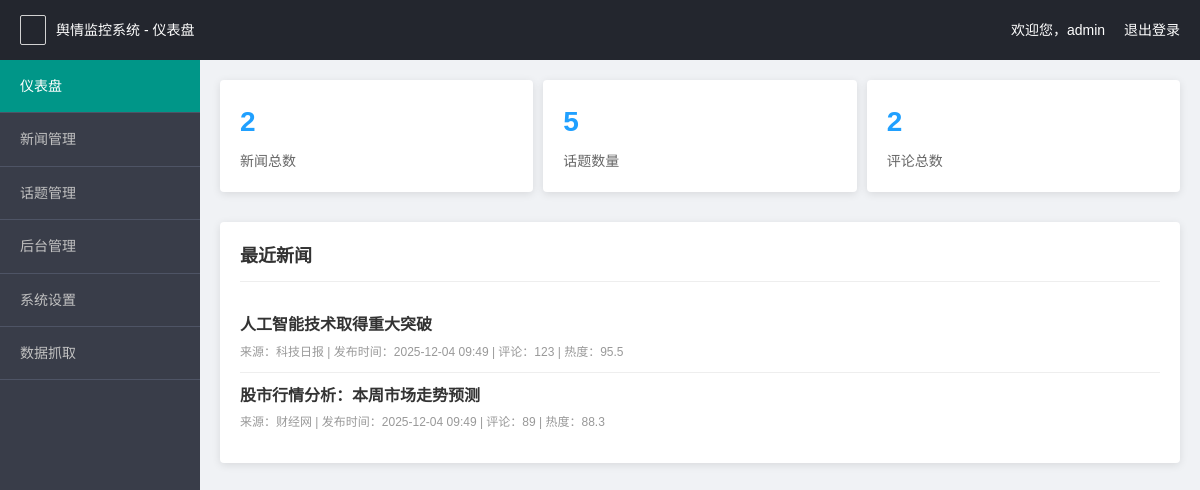
Page /dashboard (signed in) on the earlier database version.
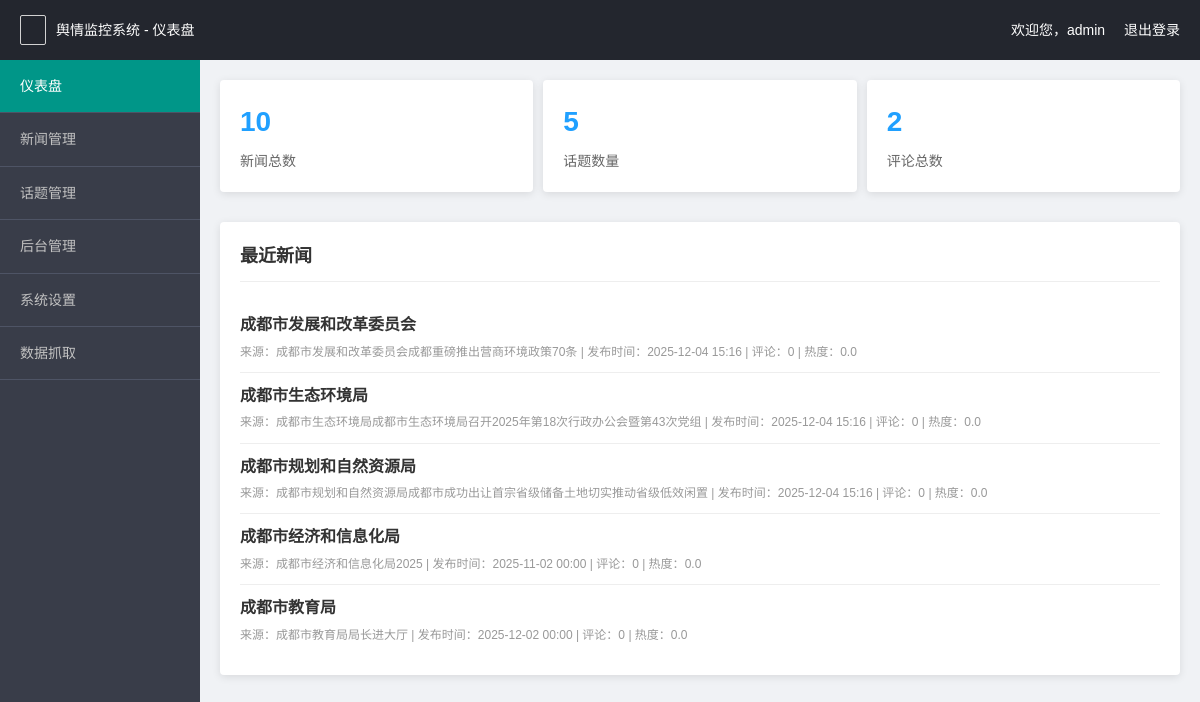
Same page on the later database version.
### app/models.py (models this page shows, shortened)
class News(db.Model):
    id = db.Column(db.Integer, primary_key=True)
    title = db.Column(db.String(256), nullable=False)
    content = db.Column(db.Text)
    source = db.Column(db.String(128))
    url = db.Column(db.String(512))
    cover = db.Column(db.String(512))  # 封面图片URL
    publish_time = db.Column(db.DateTime)
    crawl_time = db.Column(db.DateTime, default=datetime.utcnow)
    sentiment_score = db.Column(db.Float, default=0.0)
    heat_score = db.Column(db.Float, default=0.0)
    comments_count = db.Column(db.Integer, default=0)
    views_count = db.Column(db.Integer, default=0)
    is_processed = db.Column(db.Boolean, default=False)
    topics = db.relationship('Topic', secondary=news_topics, lazy='dynamic',
                           backref=db.backref('news_list', lazy='dynamic'))
    comments = db.relationship('Comment', backref='news', lazy='dynamic')

### app/main/routes.py (the view)
@bp.route('/dashboard')
@login_required
def dashboard():
    total_news = News.query.count()
    total_topics = Topic.query.count()
    total_comments = Comment.query.count()
    recent_news = News.query.order_by(News.crawl_time.desc()).limit(5).all()
    return render_template('dashboard.html',
                         total_news=total_news,
                         total_topics=total_topics,
                         total_comments=total_comments,
                         recent_news=recent_news)

### app/__init__.py (called while the page is built)
def create_app(config_name=None):
    app = Flask(__name__, instance_relative_config=True)
    app.config['SECRET_KEY'] = os.getenv('SECRET_KEY', 'dev_key_change_in_production')
    app.config['SQLALCHEMY_DATABASE_URI'] = os.getenv('DATABASE_URL', 'sqlite:///app.db')
    app.config['SQLALCHEMY_TRACK_MODIFICATIONS'] = False
    app.config['APP_NAME'] = os.getenv('APP_NAME', '舆情系统')
    app.config['APP_VERSION'] = os.getenv('APP_VERSION', '1.0.0')
    db.init_app(app)
    migrate.init_app(app, db)
    login_manager.init_app(app)
    from app.main import bp as main_bp
    app.register_blueprint(main_bp)
    from app.models import User, Role, News, Topic, Comment, SystemSetting, Monitor
    @login_manager.user_loader
    def load_user(user_id):
        return User.query.get(int(user_id))
    return app

### app/models.py (called while the page is built)
    def has_role(self, role_name):
        if self.role:
            return self.role.name == role_name
        return False

### templates/dashboard.html (shortened to what this page needs)
<!DOCTYPE html>
<html lang="zh-CN">
<head>
    <link rel="stylesheet" href="{{ url_for('static', filename='layui/css/layui.css') }}">
</head>
<body>
    <div class="header">
        <div style="display: flex; align-items: center;">
            <button class="layui-btn layui-btn-primary layui-btn-sm" id="menu-toggle" style="margin-right: 10px;">
                <i class="layui-icon layui-icon-menu"></i>
            </button>
            舆情监控系统 - 仪表盘
        </div>
        <div class="user-info">
            <span>欢迎您，{{ current_user.username }}</span>
            <a href="{{ url_for('main.logout') }}" style="margin-left: 15px; color: white; text-decoration: none;">退出登录</a>
        </div>
    </div>
    <div class="container">
        <div class="sidebar">
            <ul>
                <li><a href="{{ url_for('main.dashboard') }}" class="active">仪表盘</a></li>
                <li><a href="{{ url_for('main.news_list') }}">新闻管理</a></li>
                <li><a href="{{ url_for('main.topic_list') }}">话题管理</a></li>
                {% if current_user.has_role('admin') %}
                <li><a href="{{ url_for('main.admin_management') }}">后台管理</a></li>
                <li><a href="{{ url_for('main.settings') }}">系统设置</a></li>
                <li><a href="{{ url_for('main.test_crawl') }}">数据抓取</a></li>
                {% endif %}
            </ul>
        </div>
    <div class="content">
        <div class="stats-cards">
            <div class="stat-card">
                <div class="number">{{ total_news }}</div>
                <div class="label">新闻总数</div>
            </div>
            <div class="stat-card">
                <div class="number">{{ total_topics }}</div>
                <div class="label">话题数量</div>
            </div>
            <div class="stat-card">
                <div class="number">{{ total_comments }}</div>
                <div class="label">评论总数</div>
            </div>
        </div>
        <div class="panel">
            <div class="panel-header">
                <h3>最近新闻</h3>
            </div>
            <ul class="news-list">
                {% for news in recent_news %}
                <li class="news-item">
                    <a href="#" class="news-title">{{ news.title }}</a>
                    <div class="news-meta">
                        来源：{{ news.source }} |
                        发布时间：{{ news.publish_time.strftime('%Y-%m-%d %H:%M') if news.publish_time else '未知' }} |
                        评论：{{ news.comments_count }} |
                        热度：{{ news.heat_score }}
                    </div>
                </li>
                {% else %}
                <li class="news-item">暂无新闻数据</li>
                {% endfor %}
            </ul>
        </div>
    </div>
</body>
</html>

Differences in the rows shown:
no longer on this page (row edited): News: title "人工智能技术取得重大突破", source "科技日报", publish_time "2025-12-04 09:49", comments_count "123", heat_score "95.5"
no longer on this page (row edited): News: title "股市行情分析：本周市场走势预测", source "财经网", publish_time "2025-12-04 09:49", comments_count "89", heat_score "88.3"
added News: title "成都市发展和改革委员会", source "成都市发展和改革委员会成都重磅推出营商环境政策70条", publish_time "2025-12-04 15:16", comments_count "0", heat_score "0.0"
added News: title "成都市生态环境局", source "成都市生态环境局成都市生态环境局召开2025年第18次行政办公会暨第43次党组", publish_time "2025-12-04 15:16", comments_count "0", heat_score "0.0"
added News: title "成都市规划和自然资源局", source "成都市规划和自然资源局成都市成功出让首宗省级储备土地切实推动省级低效闲置", publish_time "2025-12-04 15:16", comments_count "0", heat_score "0.0"
added News: title "成都市经济和信息化局", source "成都市经济和信息化局2025", publish_time "2025-11-02 00:00", comments_count "0", heat_score "0.0"
added News: title "成都市教育局", source "成都市教育局局长进大厅", publish_time "2025-12-02 00:00", comments_count "0", heat_score "0.0"
Other differences:
{{ total_news }}: "2" → "10"
